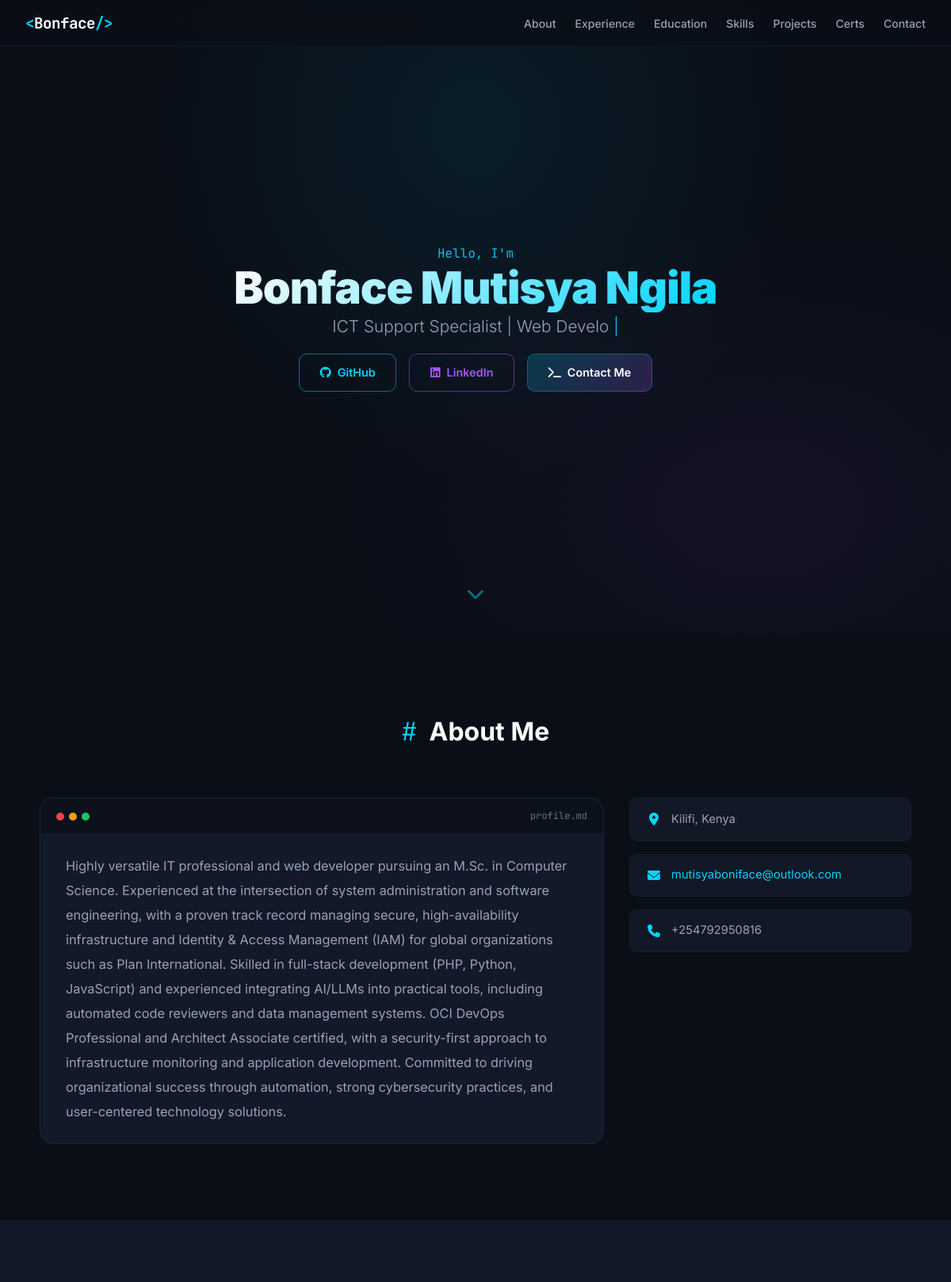
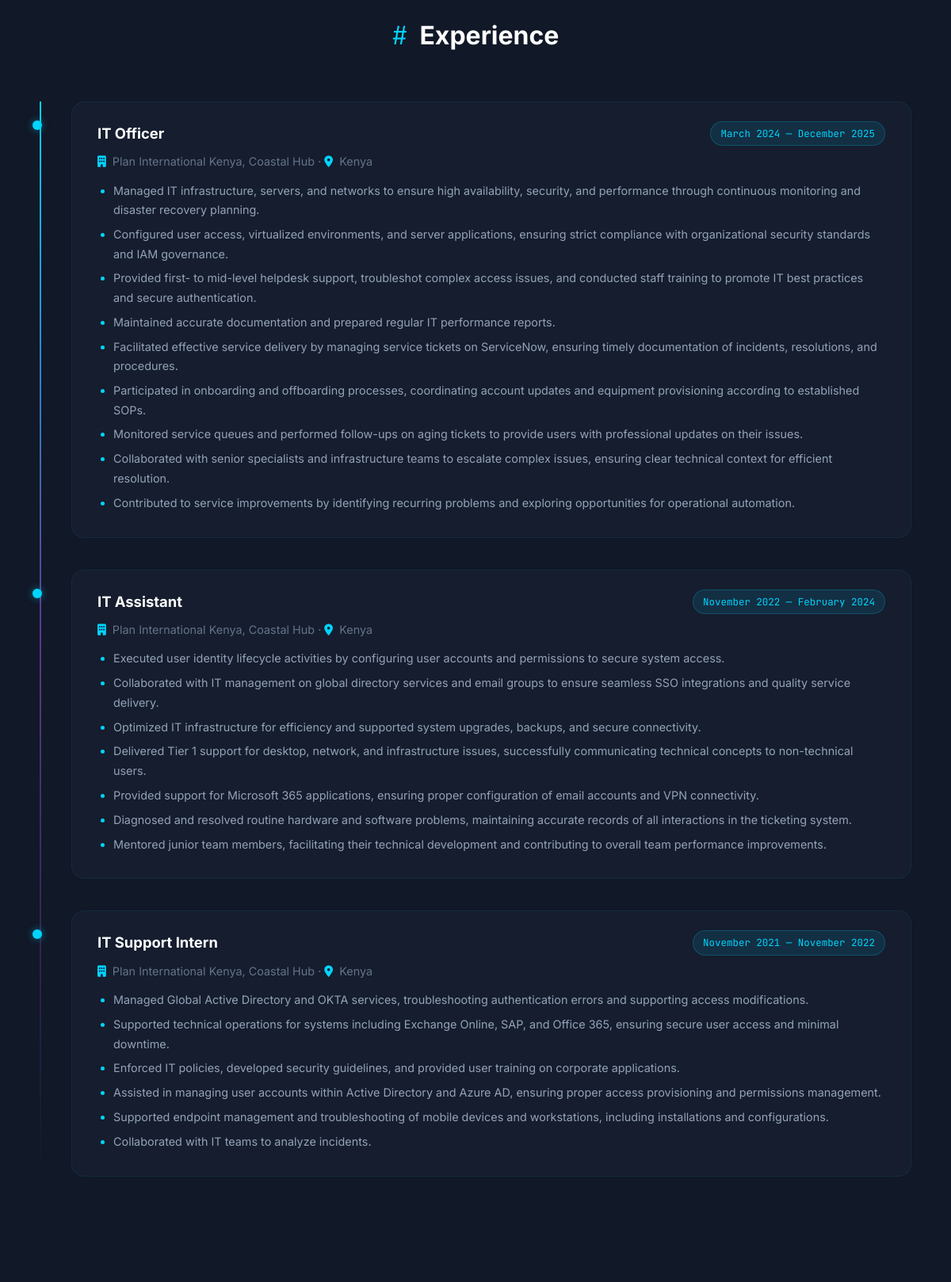
The page / (upper part) on the database its author committed (2 pictures, top to bottom).
### app.py (models this page shows)
class Profile(db.Model):
    id = db.Column(db.Integer, primary_key=True)
    full_name = db.Column(db.String(120), nullable=False)
    tagline = db.Column(db.String(200))
    bio = db.Column(db.Text)
    email = db.Column(db.String(120))
    phone = db.Column(db.String(30))
    address = db.Column(db.String(200))
    linkedin = db.Column(db.String(300))
    github = db.Column(db.String(300))
    profile_picture = db.Column(db.String(300))

class Experience(db.Model):
    id = db.Column(db.Integer, primary_key=True)
    job_title = db.Column(db.String(200), nullable=False)
    company = db.Column(db.String(200), nullable=False)
    location = db.Column(db.String(200))
    start_date = db.Column(db.String(50))
    end_date = db.Column(db.String(50))
    description = db.Column(db.Text)
    sort_order = db.Column(db.Integer, default=0)

### app.py (the view)
@app.route("/")
def index():
    profile = Profile.query.first()
    experiences = Experience.query.order_by(Experience.sort_order).all()
    educations = Education.query.order_by(Education.sort_order).all()
    skills = Skill.query.order_by(Skill.sort_order).all()
    projects = Project.query.order_by(Project.sort_order).all()
    certifications = Certification.query.order_by(Certification.sort_order).all()
    return render_template(
        "index.html",
        profile=profile,
        experiences=experiences,
        educations=educations,
        skills=skills,
        projects=projects,
        certifications=certifications,
    )

### templates/index.html (shortened to what this page needs)
{% extends "base.html" %}
{% block content %}
<nav class="navbar">
    <div class="nav-container">
        <a href="#" class="nav-brand"><span class="brand-accent">&lt;</span>{{ (profile.full_name if profile else "Portfolio").split()[0] }}<span class="brand-accent">/&gt;</span></a>
        <ul class="nav-links">
            <li><a href="#about">About</a></li>
            <li><a href="#experience">Experience</a></li>
            <li><a href="#education">Education</a></li>
            <li><a href="#skills">Skills</a></li>
            <li><a href="#projects">Projects</a></li>
            <li><a href="#certifications">Certs</a></li>
            <li><a href="#contact">Contact</a></li>
        </ul>
    </div>
</nav>
<header class="hero" id="hero">
    <div class="hero-content">
        <div class="hero-text">
            <p class="hero-greeting">
                <span class="typing-text">Hello, I'm</span>
            </p>
            <h1 class="hero-name glitch" data-text="{{ profile.full_name if profile else 'Your Name' }}">{{ profile.full_name if profile else "Your Name" }}</h1>
            <p class="tagline">
                <span class="tagline-typing"></span>
                <span class="cursor">|</span>
            </p>
            <div class="hero-links">
                {% if profile and profile.github %}
                <a href="{{ profile.github }}" target="_blank" class="btn btn-glow"><i class="fab fa-github"></i> GitHub</a>
                {% endif %}
                {% if profile and profile.linkedin %}
                <a href="{{ profile.linkedin }}" target="_blank" class="btn btn-outline-neon"><i class="fab fa-linkedin"></i> LinkedIn</a>
                {% endif %}
                <a href="#contact" class="btn btn-primary-neon"><i class="fas fa-terminal"></i> Contact Me</a>
            </div>
        </div>
    </div>
    <div class="scroll-indicator">
        <a href="#about"><i class="fas fa-chevron-down"></i></a>
    </div>
</header>
{% if profile and profile.bio %}
<section class="section" id="about">
    <div class="container">
        <h2 class="section-title"><span class="title-decoration">#</span> About Me</h2>
        <div class="about-grid">
            <div class="bio-card glass-card">
                <div class="terminal-header">
                    <span class="dot red"></span><span class="dot yellow"></span><span class="dot green"></span>
                    <span class="terminal-title">profile.md</span>
                </div>
                <p>{{ profile.bio }}</p>
            </div>
            <div class="about-details">
                {% if profile.address %}
                <div class="detail-item">
                    <i class="fas fa-map-marker-alt"></i>
                    <span>{{ profile.address }}</span>
                </div>
                {% endif %}
                {% if profile.email %}
                <div class="detail-item">
                    <i class="fas fa-envelope"></i>
                    <a href="mailto:{{ profile.email }}">{{ profile.email }}</a>
                </div>
                {% endif %}
                {% if profile.phone %}
                <div class="detail-item">
                    <i class="fas fa-phone"></i>
                    <span>{{ profile.phone }}</span>
                </div>
                {% endif %}
            </div>
        </div>
    </div>
</section>
{% endif %}
{% if experiences %}
<section class="section section-dark" id="experience">
    <div class="container">
        <h2 class="section-title"><span class="title-decoration">#</span> Experience</h2>
        <div class="timeline">
            {% for exp in experiences %}
            <div class="timeline-item fade-in">
                <div class="timeline-dot pulse"></div>
                <div class="timeline-content glass-card">
                    <div class="timeline-header">
                        <h3>{{ exp.job_title }}</h3>
                        <span class="timeline-badge">{{ exp.start_date }} — {{ exp.end_date }}</span>
                    </div>
                    <p class="timeline-meta">
                        <i class="fas fa-building"></i> {{ exp.company }}
                        {% if exp.location %} · <i class="fas fa-map-marker-alt"></i> {{ exp.location }}{% endif %}
                    </p>
                    {% if exp.description %}
                    <ul class="timeline-details">
                        {% for line in exp.description.split('\n') %}
                        {% if line.strip() %}
                        <li>{{ line.strip() }}</li>
                        {% endif %}
                        {% endfor %}
                    </ul>
                    {% endif %}
                </div>
            </div>
            {% endfor %}
        </div>
    </div>
</section>
{% endif %}
{% endblock %}

### rows shown on the page
Profile: full_name "Bonface", full_name "Bonface Mutisya Ngila", bio "Highly versatile IT professional and web developer pursuing an M.Sc. in Computer Science. Experienced at the intersection of system administration and software engineering, with a proven track record managing secure, high-availability infrastructure and Identity & Access Management (IAM) for global organizations such as Plan International. Skilled in full-stack development (PHP, Python, JavaScript) and experienced integrating AI/LLMs into practical tools, including automated code reviewers and data management systems. OCI DevOps Professional and Architect Associate certified, with a security-first approach to infrastructure monitoring and application development. Committed to driving…", address "Kilifi, Kenya", email "mutisyaboniface@outlook.com", phone "+254792950816"
Experience: job_title "IT Officer", start_date "March 2024", end_date "December 2025", company "Plan International Kenya, Coastal Hub", location "Kenya", strip "Managed IT infrastructure, servers, and networks to ensure high availability, security, and performance through continuous monitoring and disaster recovery planning." "Configured user access, virtualized environments, and server applications, ensuring strict compliance with organizational security standards and IAM governance." "Provided first- to mid-level helpdesk support, troubleshot complex access issues, and conducted staff training to promote IT best practices and secure authentication." "Maintained accurate documentation and prepared regular IT performance reports." "Facilitated effective service delivery by managing service tickets on ServiceNow, ensuring timely documentation of incidents, resolutions, and procedures." "Participated in onboarding and offboarding processes, coordinating account updates and equipment provisioning according to established SOPs." "Monitored service queues and performed follow-ups on aging tickets to provide users with professional updates on their issues." "Collaborated with senior specialists and infrastructure teams to escalate complex issues, ensuring clear technical context for efficient resolution." "Contributed to service improvements by identifying recurring problems and exploring opportunities for operational automation."
Experience: job_title "IT Assistant", start_date "November 2022", end_date "February 2024", company "Plan International Kenya, Coastal Hub", location "Kenya", strip "Executed user identity lifecycle activities by configuring user accounts and permissions to secure system access." "Collaborated with IT management on global directory services and email groups to ensure seamless SSO integrations and quality service delivery." "Optimized IT infrastructure for efficiency and supported system upgrades, backups, and secure connectivity." "Delivered Tier 1 support for desktop, network, and infrastructure issues, successfully communicating technical concepts to non-technical users." "Provided support for Microsoft 365 applications, ensuring proper configuration of email accounts and VPN connectivity." "Diagnosed and resolved routine hardware and software problems, maintaining accurate records of all interactions in the ticketing system." "Mentored junior team members, facilitating their technical development and contributing to overall team performance improvements."
Experience: job_title "IT Support Intern", start_date "November 2021", end_date "November 2022", company "Plan International Kenya, Coastal Hub", location "Kenya", strip "Managed Global Active Directory and OKTA services, troubleshooting authentication errors and supporting access modifications." "Supported technical operations for systems including Exchange Online, SAP, and Office 365, ensuring secure user access and minimal downtime." "Enforced IT policies, developed security guidelines, and provided user training on corporate applications." "Assisted in managing user accounts within Active Directory and Azure AD, ensuring proper access provisioning and permissions management." "Supported endpoint management and troubleshooting of mobile devices and workstations, including installations and configurations." "Collaborated with IT teams to analyze incidents."
